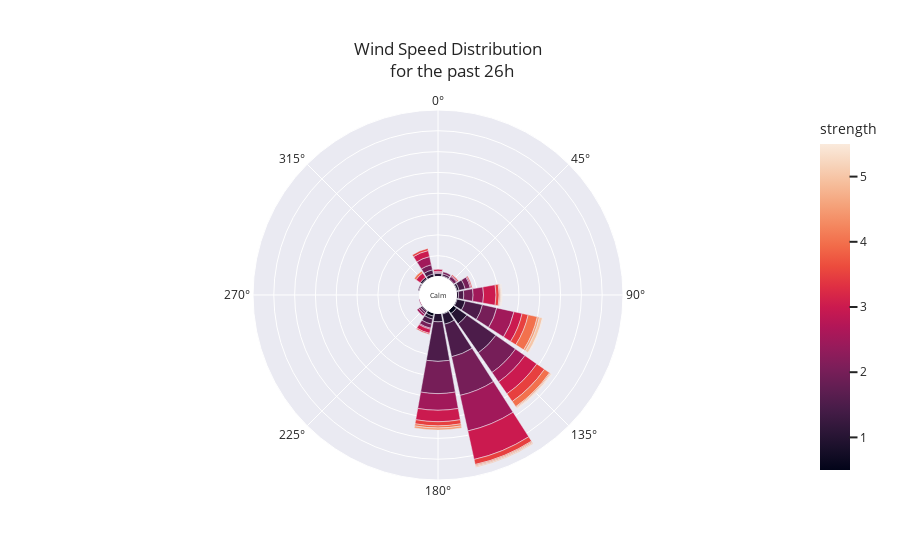

Notebook code for this chart:
### Code cell
# plot wind at 3m pole inlet
plot_wind_rose(df,6)

### Figure 1 — Plotly figure (JSON) as saved in the notebook; plotly's stock layout.template omitted (floating-point values rounded to 4 significant figures)
{"data": [{"hovertemplate": "count=%{r}<br>cardinal_direction=%{theta}<br>strength=%{marker.color}<extra></extra>", "legendgroup": "", "marker": {"color": [0.5, 0.5, 0.5, 0.5, 0.5, 0.5, 0.5, 1, 1, 1, 1, 1, 1, 1, 1, 1, 1, 1, 1, 1.5, 1.5, 1.5, 1.5, 1.5, 1.5, 1.5, 1.5, 1.5, 1.5, 1.5, 1.5, 2, 2, 2, 2, 2, 2, 2, 2, 2, 2, 2, 2, 2.5, 2.5, 2.5, 2.5, 2.5, 2.5, 2.5, 2.5, 2.5, 2.5, 2.5, 2.5, 3, 3, 3, 3, 3, 3, 3, 3, 3, 3.5, 3.5, 3.5, 3.5, 3.5, 3.5, 3.5, 3.5, 3.5, 4, 4, 4, 4, 4, 4, 4.5, 4.5, 4.5, 4.5, 5, 5, 5, 5, 5.5, 5.5, 5.5], "coloraxis": "coloraxis", "pattern": {"shape": ""}}, "name": "", "r": [1, 1, 3, 1, 1, 4, 1, 8, 2, 2, 12, 3, 3, 3, 8, 1, 10, 2, 1, 17, 1, 2, 34, 32, 5, 1, 38, 6, 5, 2, 4, 9, 38, 1, 23, 4, 5, 2, 3, 2, 5, 31, 14, 16, 10, 1, 11, 1, 8, 35, 17, 1, 1, 2, 1, 14, 4, 6, 11, 8, 5, 12, 28, 2, 5, 6, 1, 1, 1, 4, 3, 9, 2, 2, 1, 1, 6, 2, 9, 2, 1, 1, 2, 1, 1, 3, 1, 1, 1, 1], "showlegend": false, "subplot": "polar", "theta": [67.5, 315, 202.5, 225, 112.5, 135, 157.5, 180, 67.5, 315, 135, 202.5, 337.5, 0, 112.5, 22.5, 157.5, 90, 292.5, 112.5, 45, 22.5, 135, 157.5, 90, 292.5, 180, 67.5, 202.5, 225, 337.5, 90, 157.5, 0, 135, 202.5, 67.5, 225, 45, 22.5, 337.5, 180, 112.5, 180, 90, 0, 135, 247.5, 337.5, 157.5, 112.5, 202.5, 67.5, 225, 45, 135, 202.5, 337.5, 180, 112.5, 315, 90, 157.5, 0, 157.5, 112.5, 202.5, 67.5, 45, 180, 90, 135, 337.5, 315, 90, 157.5, 135, 180, 112.5, 180, 135, 157.5, 112.5, 90, 135, 112.5, 157.5, 135, 112.5, 90], "type": "barpolar"}], "layout": {"annotations": [{"font": {"size": 7}, "showarrow": false, "text": "Calm", "x": 0.5, "y": 0.5}], "barmode": "relative", "coloraxis": {"colorbar": {"title": {"text": "strength"}}, "colorscale": [[0, "rgb(2,4,25)"], [0.0625, "rgb(24,15,41)"], [0.125, "rgb(47,23,57)"], [0.1875, "rgb(71,28,72)"], [0.25, "rgb(97,30,82)"], [0.3125, "rgb(123,30,89)"], [0.375, "rgb(150,27,91)"], [0.4375, "rgb(177,22,88)"], [0.5, "rgb(203,26,79)"], [0.5625, "rgb(223,47,67)"], [0.625, "rgb(236,76,61)"], [0.6875, "rgb(242,107,73)"], [0.75, "rgb(244,135,95)"], [0.8125, "rgb(245,162,122)"], [0.875, "rgb(246,188,153)"], [0.9375, "rgb(247,212,187)"], [1, "rgb(250,234,220)"]]}, "legend": {"font": {"size": 14}, "orientation": "h", "tracegroupgap": 0, "x": 0.5, "xanchor": "center", "y": -0.1, "yanchor": "middle"}, "margin": {"t": 110}, "polar": {"angularaxis": {"direction": "clockwise", "rotation": 90}, "domain": {"x": [0, 1], "y": [0, 1]}, "hole": 0.1, "radialaxis": {"linewidth": 0, "showticklabels": false, "ticks": ""}}, "title": {"text": "Wind Speed Distribution <br> for the past 26h", "xanchor": "center", "yanchor": "top"}}}
